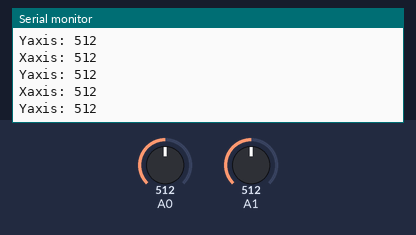
A sketch run on a simulated Arduino Uno, built with avr-gcc and run on an emulated ATmega328P. On the bench: the last lines printed to the serial monitor. The test bench sets the inputs (shaded band); at power-on: A0 = 512, A1 = 512. No radio packets arrive unless stated.

Above: at 1.2 s.
1.3 s: A0 set to 993
At 1.48 s:
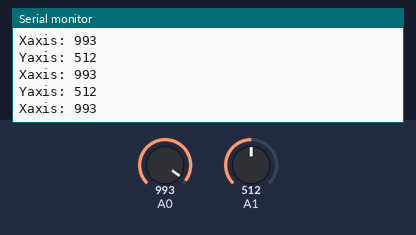
4.3 s: A0 set to 1018
At 4.3 s:
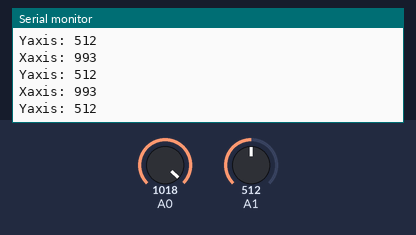
7.3 s: A1 set to 992
At 7.3 s:
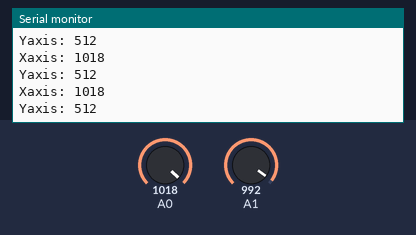
8.8 s: A1 set to 1011
At 8.83 s:
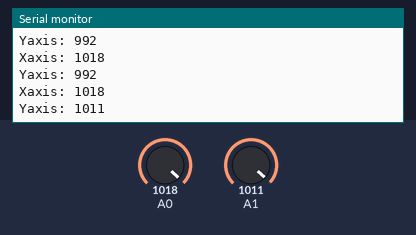
Timing chart, 0 to 11.8 s (numbered marks = the images above; inputs shaded):
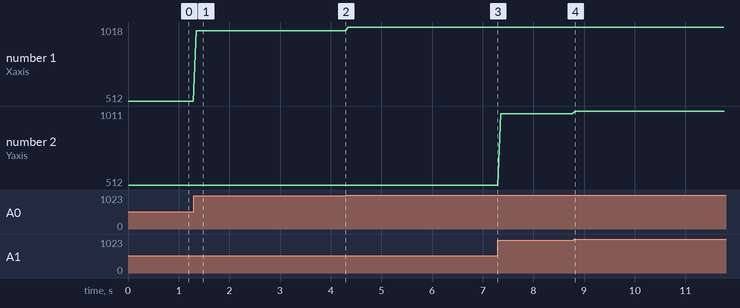

Measured:
- the behaviour switches between 999 and 1000 on A0 (found by bisection; images 1 and 2)
- after the input at 1.3 s, the serial monitor: prints a new line after 0.05 s (image 1)
- after the input at 8.8 s, the serial monitor: prints a new line at once (image 4)
- plotted number 1: 512 → 993 after the input at 1.3 s, 993 → 1018 after the input at 4.3 s
- plotted number 2: 512 → 992 after the input at 7.3 s, 992 → 1011 after the input at 8.8 s

The sketch:

Joystick_Transmitter.ino
```cpp
// Include RadioHead Amplitude Shift Keying Library
#include <RH_ASK.h>
// Include dependant SPI Library
#include <SPI.h>

// Create Amplitude Shift Keying Object
RH_ASK rf_driver;

void setup()
{
    // Initialize ASK Object
    rf_driver.init();
    Serial.begin(9600);
}

void loop()
{
    uint16_t xAxis = analogRead(A0);
  Serial.print("Xaxis: ");
  Serial.println(xAxis);
    uint16_t yAxis = analogRead(A1);
  Serial.print("Yaxis: ");
  Serial.println(yAxis);
    uint32_t xyAxis = ((uint32_t)xAxis<<16 & 0xFFFF0000 ) | (uint32_t)yAxis;
//  Serial.print("XYaxis: ");
//  Serial.println(xyAxis);
    rf_driver.send((uint8_t *)&xyAxis, sizeof(xyAxis));
    rf_driver.waitPacketSent();
}
```
